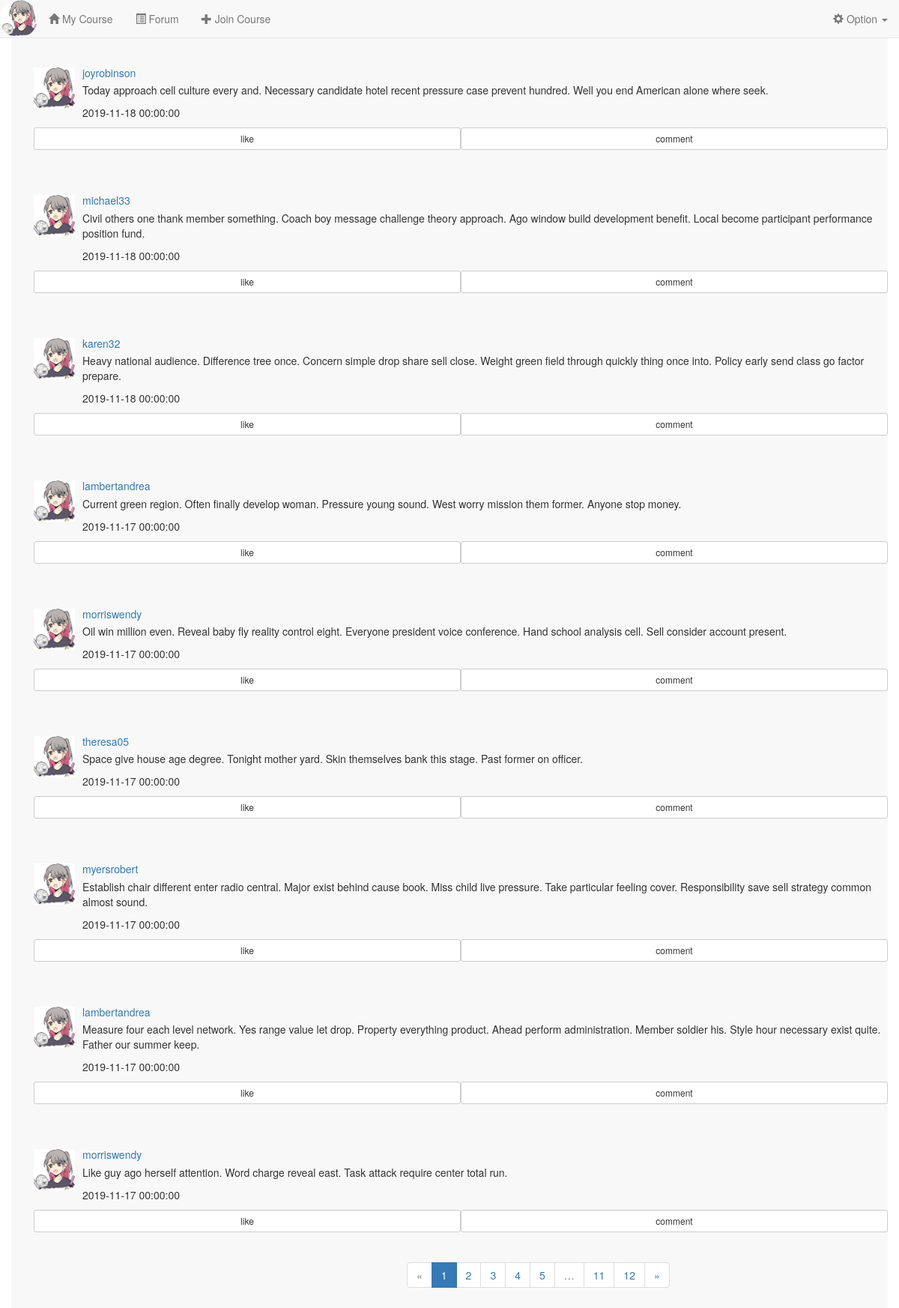
The app's page /forum/ with its own data.
### app/models.py (models this page shows, shortened)
class Post(db.Model):
    __tablename__ = 'posts'
    id = db.Column(db.Integer, primary_key=True)
    body = db.Column(db.Text) #动态内容
    body_html = db.Column(db.Text) #内容的html富文本形式
    timestamp = db.Column(db.DateTime, index=True, default=datetime.utcnow) #动态发布的时间戳
    author_id = db.Column(db.Integer, db.ForeignKey('users.id')) #作者id
    comments = db.relationship('Comment', backref='post', lazy='dynamic') #该动态对应的评论

class User(UserMixin, db.Model):
    __tablename__ = 'users'
    id = db.Column(db.Integer, primary_key=True)
    name = db.Column(db.String(64)) #真实姓名(不同于用户名)
    location = db.Column(db.String(64)) #位置
    about_me = db.Column(db.Text()) #个人介绍
    member_since = db.Column(db.DateTime(), default=datetime.utcnow)    #注册时间
    last_seen = db.Column(db.DateTime(), default=datetime.utcnow)   #最后一次访问的时间
    email = db.Column(db.String(64), unique=True, index=True)   #电子邮箱
    nickname = db.Column(db.String(64))    #昵称
    role_id = db.Column(db.Integer, db.ForeignKey('roles.id'))  #角色id
    password_hash = db.Column(db.String(128))   #密码hash
    confirmed = db.Column(db.Boolean, default=False)    #是否已经确认账户
    headicon_url = db.Column(db.String(64)) #头像图标的url
    student = db.relationship('Student', backref='user', uselist=False) #通过Student的user字段拿到用户信息
    teacher = db.relationship('Teacher', backref='user', uselist=False) #通过Teacher的user字段拿到用户信息
    posts = db.relationship('Post', backref='author', lazy='dynamic') #该用户发布的动态
    followed = db.relationship('Follow',
                               foreign_keys=[Follow.follower_id],
                               backref=db.backref('follower', lazy='joined'),
                               lazy='dynamic',
                               cascade='all, delete-orphan')
    followers = db.relationship('Follow',
                               foreign_keys=[Follow.followed_id],
                               backref=db.backref('followed', lazy='joined'),
                               lazy='dynamic',
                               cascade='all, delete-orphan')
    comments = db.relationship('Comment', backref='author', lazy='dynamic') #该用户发表的评论
    @property
    def password(self):
        raise AttributeError('Password is not a readable attribute!')

### app/forum/views.py (the view)
@forum.route('/')
def index():
    page = request.args.get('page', 1, type=int)
    pagination = Post.query.order_by(Post.timestamp.desc()).paginate(
        page, per_page=current_app.config['FLASKY_COURSE_PER_PAGE'],
        error_out=False)
    posts = [item for item in pagination.items]
    return render_template('forum/index.html', posts=posts, pagination=pagination)

### app/auth/views.py (called while the page is built)
@auth.before_app_request
def before_request():
    if current_user.is_authenticated:
        current_user.ping()
        if not current_user.confirmed \
                and request.endpoint \
                and request.blueprint != 'auth' \
                and request.endpoint != 'static':
            return redirect(url_for('auth.unconfirmed'))

### app/main/__init__.py (called while the page is built)
@main.app_context_processor
def inject_permissions():
    return dict(Permission=Permission)

### app/templates/forum/index.html (shortened to what this page needs)
{% extends "/base.html" %}
{% import "/_macros.html" as macros %}
{% block content %}
<div class="container navbar-default" style="height:100%;padding-top:30px;">
    <div class="container">
        {% for each in posts %}
        <div style="padding-top:60px;padding-bottom:30px">
            <div class="media-left">
                <a href="#"><img src="{{ url_for('static', filename='img/suki.jpg') }}" class="media-object" style="width:55px"></a>
            </div>
            <div class="media-body">
                <a href="#"><h5 class="media-heading">{{ each.author.nickname }}</h5></a>
                {% if each.body_html %}
                    {{ each.body_html | safe }}
                {% else %}
                    {{ each.body }}
                {% endif %}
                <p>{{ each.timestamp }}</p>
            </div>
            <button  type="button" class="btn btn-default btn-sm col-xs-6">like</button>
            <button  type="button" class="btn btn-default btn-sm col-xs-6">comment</button>
        </div>
        {% endfor %}
    </div>
        <div class="pagination" style="padding-left:45%">
            {{ macros.pagination_widget(pagination, 'forum.index') }}
        </div>
</div>
{% endblock %}

### app/templates/base.html (shortened to what this page needs)
{% extends "bootstrap/base.html" %}
{% block head %}
{{ super() }}
<link rel="stylesheet" href="https://cdn.staticfile.org/twitter-bootstrap/3.3.7/css/bootstrap.min.css">
{% endblock %}
{% block navbar %}
<nav class="navbar navbar-default navbar-fixed-top" >
    <div class="container-fluid">
        <div class="navbar-header">
            <div class="navbar-brand" style="padding:1%">
                <a href="{{ url_for('main.user', email=current_user.email) }}">
                    <img src="{{ url_for('static', filename='img/suki.jpg') }}" class="img-circle" style="height:100%;" />
                </a>
            </div>
        </div>
        <div class="collapse navbar-collapse" id="navbar-collapse">
            <ul class="nav navbar-nav" >
                <li><a href="{{ url_for('course.index') }}"><span class="glyphicon glyphicon-home"></span>&nbspMy Course</a></li>
                <li><a href="{{ url_for('forum.index') }}"><span class="glyphicon glyphicon-list-alt"></span>&nbspForum</a></li>
                <li><a href="{{ url_for('course.join_course') }}"><span class="glyphicon glyphicon-plus"></span>&nbspJoin Course</a></li>
            </ul>
            <ul class="nav navbar-nav navbar-right ">
                <li class="dropdown">
                    <a class="dropdown-toggle" data-toggle="dropdown" href="#">
                        <span class="glyphicon glyphicon-cog"></span>&nbspOption
                        <b class="caret"></b>
                    </a>
                </li>
            </ul>
        </div>
    </div>
</nav>
{% endblock %}

### app/templates/_macros.html
{% macro pagination_widget(pagination, endpoint, fragment='') %}
<ul class="pagination">
    <li{% if not pagination.has_prev %} class="disabled"{% endif %}>
        <a href="{% if pagination.has_prev %}{{ url_for(endpoint, page=pagination.prev_num, **kwargs) }}{{ fragment }}{% else %}#{% endif %}">
            &laquo;
        </a>
    </li>
    {% for p in pagination.iter_pages() %}
        {% if p %}
            {% if p == pagination.page %}
            <li class="active">
                <a href="{{ url_for(endpoint, page = p, **kwargs) }}{{ fragment }}">{{ p }}</a>
            </li>
            {% else %}
            <li>
                <a href="{{ url_for(endpoint, page = p, **kwargs) }}{{ fragment }}">{{ p }}</a>
            </li>
            {% endif %}
        {% else %}
        <li class="disabled"><a href="#">&hellip;</a></li>
        {% endif %}
    {% endfor %}
    <li{% if not pagination.has_next %} class="disabled"{% endif %}>
        <a href="{% if pagination.has_next %}{{ url_for(endpoint, page=pagination.next_num, **kwargs) }}{{ fragment }}{% else %}#{% endif %}">
            &raquo;
        </a>
    </li>
</ul>
{% endmacro %}

### records on screen
Post: author.nickname "joyrobinson", body_html "Today approach cell culture every and. Necessary candidate hotel recent pressure case prevent hundred. Well you end American alone where seek.", timestamp "2019-11-18 00:00:00"
Post: author.nickname "michael33", body_html "Civil others one thank member something. Coach boy message challenge theory approach. Ago window build development benefit. Local become participant performance position fund.", timestamp "2019-11-18 00:00:00"
Post: author.nickname "karen32", body_html "Heavy national audience. Difference tree once. Concern simple drop share sell close. Weight green field through quickly thing once into. Policy early send class go factor prepare.", timestamp "2019-11-18 00:00:00"
Post: author.nickname "lambertandrea", body_html "Current green region. Often finally develop woman. Pressure young sound. West worry mission them former. Anyone stop money.", timestamp "2019-11-17 00:00:00"
Post: author.nickname "morriswendy", body_html "Oil win million even. Reveal baby fly reality control eight. Everyone president voice conference. Hand school analysis cell. Sell consider account present.", timestamp "2019-11-17 00:00:00"
Post: author.nickname "theresa05", body_html "Space give house age degree. Tonight mother yard. Skin themselves bank this stage. Past former on officer.", timestamp "2019-11-17 00:00:00"
Post: author.nickname "myersrobert", body_html "Establish chair different enter radio central. Major exist behind cause book. Miss child live pressure. Take particular feeling cover. Responsibility save sell strategy common almost sound.", timestamp "2019-11-17 00:00:00"
Post: author.nickname "lambertandrea", body_html "Measure four each level network. Yes range value let drop. Property everything product. Ahead perform administration. Member soldier his. Style hour necessary exist quite. Father our summer keep.", timestamp "2019-11-17 00:00:00"
Post: author.nickname "morriswendy", body_html "Like guy ago herself attention. Word charge reveal east. Task attack require center total run.", timestamp "2019-11-17 00:00:00"

### other values on screen
{{ p }} "1"
{{ p }} "2" "3" "4" "5" "11" "12"
